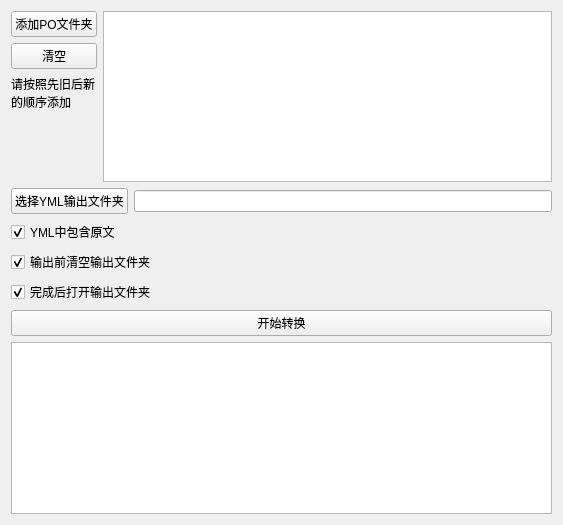
<?xml version="1.0" encoding="UTF-8"?>
<ui version="4.0">
 <class>ZanataToolClass</class>
 <widget class="QMainWindow" name="ZanataToolClass">
  <property name="geometry">
   <rect>
    <x>0</x>
    <y>0</y>
    <width>563</width>
    <height>525</height>
   </rect>
  </property>
  <property name="windowTitle">
   <string>ZanataTool</string>
  </property>
  <widget class="QWidget" name="centralWidget">
   <layout class="QVBoxLayout" name="verticalLayout_4">
    <item>
     <layout class="QVBoxLayout" name="verticalLayout_3">
      <item>
       <layout class="QHBoxLayout" name="horizontalLayout">
        <item>
         <layout class="QVBoxLayout" name="verticalLayout">
          <item>
           <widget class="QPushButton" name="btnAddInput">
            <property name="text">
             <string>添加PO文件夹</string>
            </property>
           </widget>
          </item>
          <item>
           <widget class="QPushButton" name="btnClearInput">
            <property name="text">
             <string>清空</string>
            </property>
           </widget>
          </item>
          <item>
           <widget class="QLabel" name="lblAddInputHint">
            <property name="text">
             <string>请按照先旧后新
的顺序添加</string>
            </property>
           </widget>
          </item>
          <item>
           <spacer name="verticalSpacer">
            <property name="orientation">
             <enum>Qt::Vertical</enum>
            </property>
            <property name="sizeHint" stdset="0">
             <size>
              <width>20</width>
              <height>40</height>
             </size>
            </property>
           </spacer>
          </item>
         </layout>
        </item>
        <item>
         <widget class="QListWidget" name="lstInputList"/>
        </item>
       </layout>
      </item>
      <item>
       <layout class="QHBoxLayout" name="horizontalLayout_2">
        <item>
         <widget class="QPushButton" name="btnOutputFolder">
          <property name="text">
           <string>选择YML输出文件夹</string>
          </property>
         </widget>
        </item>
        <item>
         <widget class="QLineEdit" name="textOutputFolder"/>
        </item>
       </layout>
      </item>
      <item>
       <layout class="QVBoxLayout" name="verticalLayout_2">
        <item>
         <widget class="QCheckBox" name="checkBox">
          <property name="text">
           <string>YML中包含原文</string>
          </property>
          <property name="checked">
           <bool>true</bool>
          </property>
         </widget>
        </item>
        <item>
         <widget class="QCheckBox" name="checkTruncOutput">
          <property name="text">
           <string>输出前清空输出文件夹</string>
          </property>
          <property name="checked">
           <bool>true</bool>
          </property>
         </widget>
        </item>
        <item>
         <widget class="QCheckBox" name="checkOpenAfterFinished">
          <property name="text">
           <string>完成后打开输出文件夹</string>
          </property>
          <property name="checked">
           <bool>true</bool>
          </property>
          <property name="tristate">
           <bool>false</bool>
          </property>
         </widget>
        </item>
       </layout>
      </item>
      <item>
       <widget class="QPushButton" name="btnWork">
        <property name="text">
         <string>开始转换</string>
        </property>
       </widget>
      </item>
      <item>
       <widget class="QListView" name="listView"/>
      </item>
     </layout>
    </item>
   </layout>
  </widget>
 </widget>
 <layoutdefault spacing="6" margin="11"/>
 <resources>
  <include location="ZanataTool.qrc"/>
 </resources>
 <connections>
  <connection>
   <sender>btnClearInput</sender>
   <signal>clicked()</signal>
   <receiver>lstInputList</receiver>
   <slot>clear()</slot>
   <hints>
    <hint type="sourcelabel">
     <x>53</x>
     <y>52</y>
    </hint>
    <hint type="destinationlabel">
     <x>327</x>
     <y>209</y>
    </hint>
   </hints>
  </connection>
 </connections>
</ui>
